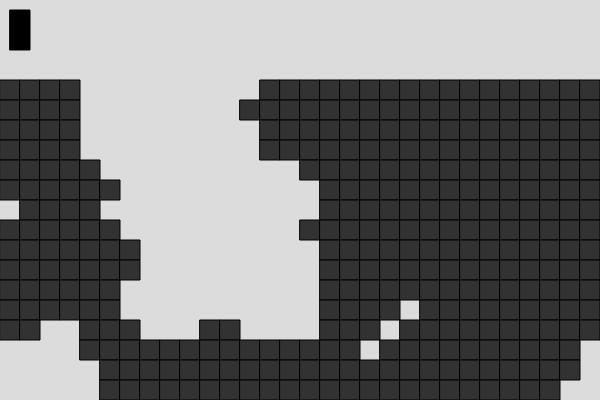
Frame 1 (no input)
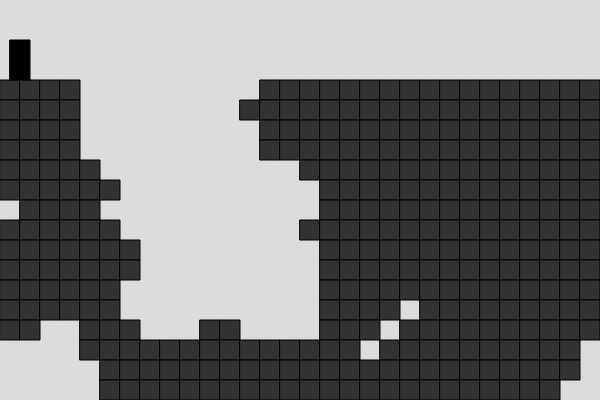
Frame 60 (no input)
Frame 120 (the mouse pressed at the canvas centre since frame 60): identical to frame 60, image omitted

The p5.js sketch that drew these frames (run headless with seeded random() and noise() and a simulated clock; from frame 60 on, the mouse is pressed at the canvas centre):

// p5.js sketch
// ── sketch.js
scl = 20
pSpeed = 4
blockSize = 20
canWidth = 600
canHeight = 400
freeSpace = 0.2 //percentage 
worldRandomness = 4 //between 1(very)-6(little)


//world.generateNormal()


function locPosition(){
  let colPos = (floor((mouseX/blockSize))*blockSize)
  let rowPos = (floor((mouseY/blockSize))*blockSize)
  rect(colPos, 0, blockSize, canHeight)
  rect(0, rowPos, canWidth, blockSize)
}

function deleteBlock(mX, mY){
  let colPos = (floor((mX/blockSize)))
  let rowPos = (floor((mY/blockSize)))
  world.bData[rowPos][colPos] = null
}

function deleteColumn(mX){
  let colPos = (floor((mX/blockSize)))
  for(let i = 0; i < world.bData.length; i++){
    world.bData[i][colPos] = null
  }
}
function deleteRow(mY){
  let rowPos = (floor((mY/blockSize)))
  for(let i = 0; i < world.bData[rowPos].length; i++){
    world.bData[rowPos][i] = null
  }
}

//mining
function mouseClicked(){
  deleteBlock(mouseX, mouseY)
}




function setup() {
  createCanvas(canWidth, canHeight);
  player = new Player(20, 40, 10, 10)
  world = new World(canWidth, canHeight)
  world.generatePerlin()
}

function draw() {
  background(220);
  world.show()
  //locPosition()
  player.collision()
  player.spawn()
  // if (keyIsPressed){
     control()
  // }
  player.pLeftCol()
  player.physics()
}

function control(){
  if (keyIsDown(RIGHT_ARROW)){
    player.spX += pSpeed
  }else if (keyIsDown(LEFT_ARROW)){
    player.spX -= pSpeed
  }else if (keyIsDown(UP_ARROW)){
    player.spY -= 5
  }else if (keyIsDown(DOWN_ARROW)){
    if(!player.floorCol()){player.spY += 5}
  }
}
// ── player.js
class Player{
  constructor(pWidth, pHeight, spX, spY){
    this.spX = spX
    this.spY = spY
    this.pWidth = pWidth
    this.pHeight = pHeight
  }
  update(){
    
  }
  spawn(){
    fill(0)
    rect(this.spX, this.spY, this.pWidth, this.pHeight)
  }
  
  floorCol(){
    let pOrigin_yPos = (this.spY/blockSize) 
    let pOrigin_row = floor(pOrigin_yPos)*blockSize + this.pHeight
    let floorIndex =  floor(pOrigin_yPos)+(this.pHeight/blockSize)
    let r_bool = false
    
    let pOrigin_xPos = (this.spX/blockSize)
    let pOrigin_col = floor(pOrigin_xPos)
    if(this.spY + this.pHeight < canHeight && this.spY >= 0){
      if(world.bData[floorIndex][pOrigin_col] != null){
        r_bool = true
      }
      if(pOrigin_xPos-(floor(pOrigin_xPos)) != 0 && floorIndex != world.bData[floorIndex].length){
        if(world.bData[floorIndex][pOrigin_col+(floor(this.pWidth/blockSize))] != null){
          r_bool = true
        }
      }
    }
    return r_bool
  }

  
  pLeftCol(){
    let pTopPosRow = floor(this.spY/blockSize)
    let pBottomPosRow = floor((this.spY+this.pHeight)/blockSize)-1
    
    
    
  }
  
  collision(){
    return(this.floorCol())
  
  }
  physics(){
      if(!this.floorCol()){this.spY += 2}
  }
}
// ── world.js
class World{
  constructor(canWidth, canHeight){
    this.rows = canHeight/blockSize
    this.cols = canWidth/blockSize
    this.bData = []//matrix
    
    /*
      [
      [0,20,40,60,80,100],
      [0,20,40,60,80,100],
      [0,20,40,60,80,100],
      [0,20,40,60,80,100],
      [0,20,40,60,80,100],
      [0,20,40,60,80,100],
      ]
      */
    
  }
  generateNormal(){
    //row by row
    //outer loop = row (i) 
    //inner loop = col (fill up [], append to data in outer loop), add block (j)
    for(let i = 0; i < canHeight/blockSize; i++){
      let rowData = []
      for(let j = 0; j < canWidth; j+=blockSize){
        if(i >= ((canHeight/blockSize)*freeSpace)){
           rowData.push(j)
      }else{
        rowData.push(null)
      }
        //x and y should be only top left corner because that point can just be x + block size (check is (if datax < player.x < datax + blockSize))
      }
      this.bData.push(rowData)
    }
    
  }
  
  generatePerlin(){
    /*perlin noise function
nested loop (outter loop is row (reset y offset)) (inner loop is col, reset(x offset))
*/
    let yoff = 0
    let inc = .1
    for (let y = 0; y < canHeight/blockSize; y++){
      let rowData = []
      let xoff = 0 //for every row rest xoff back to 0
      for (let x = 0; x < canWidth; x+=blockSize){
        let r = noise(xoff, yoff)*10
        if(r >= worldRandomness && y >= ((canHeight/blockSize)*freeSpace)){
          rowData.push(x)
        }else{
          rowData.push(null)
        }
        xoff += inc
      }
      yoff += inc
      this.bData.push(rowData)
    }
  }
  

    show(){
      let y = 0
      for(let i = 0; i < this.bData.length; i++){
        for(let j = 0; j < this.bData[i].length; j++){
          if (this.bData[i][j]!=null){
            fill(50)
            square(this.bData[i][j], y, blockSize)
          }else {
            continue
          }
        }
        y+=blockSize
      }
    }

}
